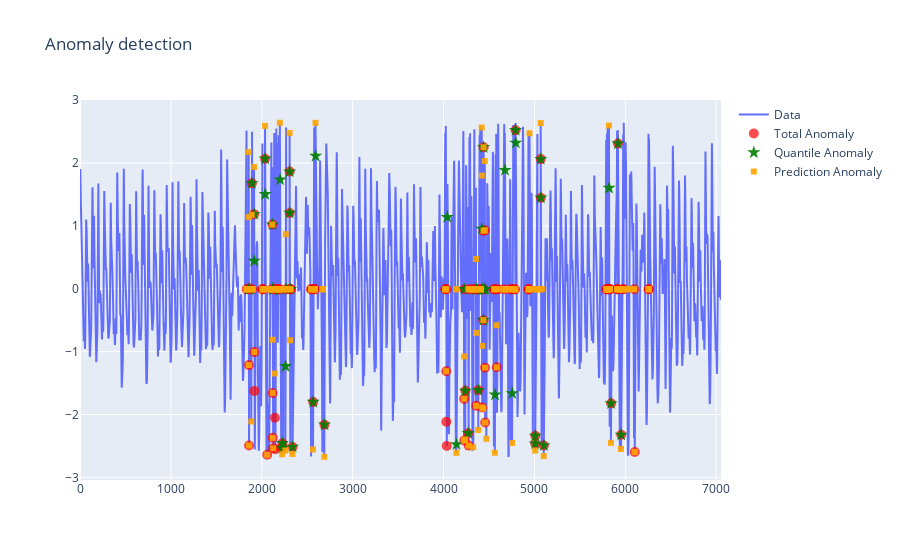

Notebook source saved alongside this figure:
### Code cell
fig = go.Figure()
fig.add_trace(go.Scatter(x= np.arange(0,len(y_test),1), y= y_test, name='Data'))


diff_quant = abs(quant10-quant90)
diff_pred = abs(y_test-quant50)

mask = diff_quant+diff_pred > np.max(diff_quant+diff_pred)/2
print("Detected with both prediction and quantiles", np.shape(np.where(mask==1))[1] , "anomalies")

fig.add_trace(go.Scatter(x= np.reshape(np.where(mask==1) , (np.shape(np.where(mask==1))[1]) ), y= y_test[mask], name='Total Anomaly', mode='markers', marker = dict(color="red", size = 10, opacity=0.7)))
fig.update_layout(showlegend=True, title='Anomaly detection')




mask = diff_quant > np.max(diff_quant)/2
print("Detected with quantiles", np.shape(np.where(mask==1))[1] , "anomalies")

fig.add_trace(go.Scatter(x= np.reshape(np.where(mask==1) , (np.shape(np.where(mask==1))[1]) ), y= y_test[mask], name='Quantile Anomaly', mode='markers', marker = dict(color="green", symbol='star', opacity=0.9, size = 10)))
fig.update_layout(showlegend=True, title='Anomaly detection')




mask = diff_pred > np.max(diff_pred)/2
print("Detected with prediction", np.shape(np.where(mask==1))[1] , "anomalies")

fig.add_trace(go.Scatter(x= np.reshape(np.where(mask==1) , (np.shape(np.where(mask==1))[1]) ), y= y_test[mask], name='Prediction Anomaly', mode='markers', marker = dict(color="orange", symbol='square',opacity=0.9)))


fig.update_layout(showlegend=True, title='Anomaly detection')
fig.show()

### Figure 1 — Plotly figure (JSON) as saved in the notebook; plotly's stock layout.template omitted (floating-point values rounded to 4 significant figures; data arrays with more than 128 entries replaced by an {"elided": "..."} marker saying what was removed)
{"data": [{"name": "Data", "type": "scatter", "x": {"elided": "7054 int values"}, "y": {"elided": "7054 float values"}}, {"marker": {"color": "red", "opacity": 0.7, "size": 10}, "mode": "markers", "name": "Total Anomaly", "type": "scatter", "x": [1833, 1858, 1859, 1860, 1861, 1891, 1894, 1916, 1919, 1920, 2008, 2011, 2012, 2037, 2060, 2108, 2117, 2120, 2121, 2126, 2145, 2147, 2148, 2150, 2161, 2187, 2190, 2191, 2226, 2227, 2269, 2307, 2308, 2315, 2316, 2317, 2339, 2544, 2545, 2566, 2578, 2579, 2581, 2690, 4021, 4022, 4030, 4031, 4032, 4036, 4227, 4228, 4229, 4240, 4271, 4276, 4286, 4320, 4340, 4359, 4362, 4363, 4383, 4406, 4425, 4426, 4439, 4440, 4441, 4442, 4455, 4457, 4458, 4555, 4556, 4574, 4585, 4602, 4669, 4743, 4744, 4745, 4783, 4786, 4793, 4936, 4937, 4939, 5009, 5010, 5070, 5071, 5104, 5791, 5794, 5807, 5808, 5829, 5830, 5831, 5844, 5911, 5912, 5914, 5919, 5955, 5978, 5981, 6098, 6104, 6256, 6259], "y": [-0.006802, 0.005019, -1.214, -2.492, -0.006802, 1.679, -0.006802, 1.187, -1.005, -1.628, -0.006802, -0.006802, -0.006802, 2.069, -2.64, -0.006802, 1.021, -1.657, -2.372, -2.536, -2.052, -0.006802, -0.006802, -2.554, -0.006802, -0.006802, -0.006802, -0.006802, -2.531, -2.456, -0.006802, 1.864, 1.207, -0.006802, -0.006802, -0.006802, -2.516, -0.006802, -0.006802, -1.801, -0.006802, -0.006802, -0.006802, -2.162, -0.006802, -0.006802, -1.312, -2.116, -0.006802, -2.499, -1.751, -2.413, -0.006802, -1.624, -2.297, -2.495, -0.006802, -0.006802, -0.006802, -1.861, -0.006802, -0.006802, -1.613, -0.006802, -1.887, -0.006802, -0.4994, 0.9231, 2.251, -0.006802, 0.9304, -1.255, -2.127, -0.006802, -0.006802, -0.006802, -1.249, -0.006802, -0.006802, -0.006802, -0.006802, -0.006802, -0.006802, -0.006802, 2.523, -0.006802, -0.006802, -0.006802, -2.463, -2.339, 2.063, 1.448, -2.492, -0.006802, -0.006802, -0.006802, -0.006802, -0.006802, -0.006802, -0.006802, -1.822, -0.006802, -0.006802, -0.006802, 2.311, -2.323, -0.006802, -0.006802, -0.006802, -2.596, -0.006802, -0.006802]}, {"marker": {"color": "green", "opacity": 0.9, "size": 10, "symbol": "star"}, "mode": "markers", "name": "Quantile Anomaly", "type": "scatter", "x": [1861, 1862, 1891, 1916, 1917, 2037, 2038, 2117, 2122, 2123, 2124, 2202, 2226, 2227, 2262, 2269, 2307, 2308, 2317, 2339, 2566, 2593, 2690, 4041, 4143, 4229, 4240, 4271, 4362, 4363, 4383, 4422, 4428, 4439, 4441, 4442, 4459, 4567, 4676, 4756, 4793, 4795, 5009, 5010, 5070, 5071, 5104, 5822, 5844, 5919, 5955], "y": [-0.006802, -0.006802, 1.679, 1.187, 0.4421, 2.069, 1.504, 1.021, -0.006802, -0.006802, -0.006802, 1.735, -2.531, -2.456, -1.233, -0.006802, 1.864, 1.207, -0.006802, -2.516, -1.801, 2.112, -2.162, 1.14, -2.476, -0.006802, -1.624, -2.297, -0.006802, -0.006802, -1.613, 0.9528, -0.006802, -0.4994, 2.251, -0.006802, -0.006802, -1.686, 1.887, -1.663, 2.523, 2.322, -2.463, -2.339, 2.063, 1.448, -2.492, 1.604, -1.822, 2.311, -2.323]}, {"marker": {"color": "orange", "opacity": 0.9, "symbol": "square"}, "mode": "markers", "name": "Prediction Anomaly", "type": "scatter", "x": {"elided": "234 int values"}, "y": {"elided": "234 float values"}}], "layout": {"showlegend": true, "title": {"text": "Anomaly detection"}}}
